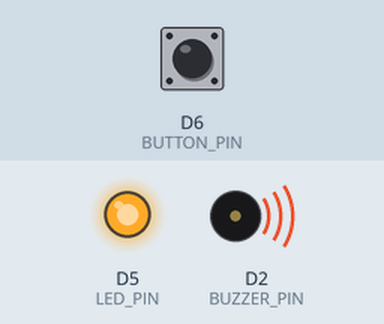
Bench run of a sketch on a simulated ESP8266 (NodeMCU). Shown: output pins drawn as LEDs (lit = HIGH), buzzer (waves = sounding). Inputs (shaded band) come from the test bench; at power-on: D6 (BUTTON_PIN) HIGH.

Above: at 1.2 s.
1.3 s: D6 (BUTTON_PIN) pulled LOW for 0.15 s
At 1.37 s:
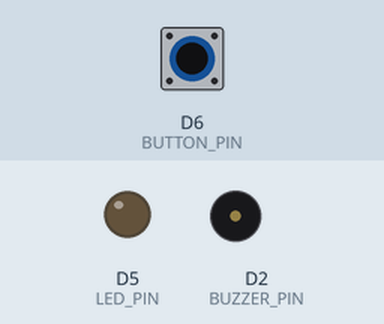
2.9 s: D6 (BUTTON_PIN) pulled LOW for 3.2 s
At 7.3 s:
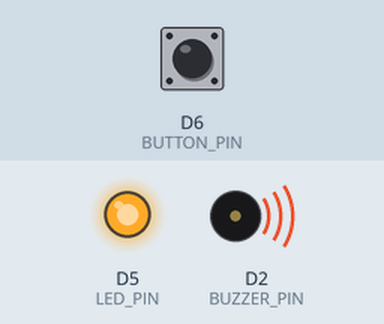
Timing chart, 0 to 8.8 s (numbered marks = the images above; inputs shaded):
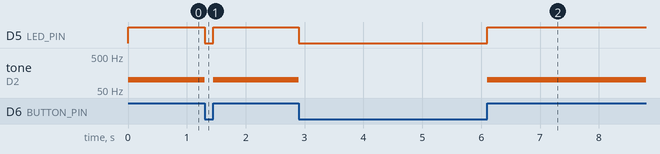

The sketch:

Project1.ino
```cpp
// Define pins
const int BUZZER_PIN = D2;
const int LED_PIN = D5;
const int BUTTON_PIN = D6;

// Define variables
int buttonState = 0;

void setup() {
  // Initialize pins
  pinMode(BUZZER_PIN, OUTPUT);
  pinMode(LED_PIN, OUTPUT);
  pinMode(BUTTON_PIN, INPUT_PULLUP);
}

void loop() {
  // Check button state
  buttonState = digitalRead(BUTTON_PIN);

  // If button is pressed, turn on LED and buzzer
  if (buttonState == HIGH) {
    digitalWrite(LED_PIN, HIGH);
    tone(BUZZER_PIN, 100);
  } else {
    digitalWrite(LED_PIN, LOW);
    noTone(BUZZER_PIN);
  }
}
```

Measured:
- after the input at 1.3 s, D5 (LED_PIN): HIGH → LOW at once, → HIGH 0.15 s later; tone on D2 (BUZZER_PIN): 100 Hz → silent at once, → 100 Hz 0.15 s later
- after the input at 2.9 s, D5 (LED_PIN): HIGH → LOW at once, → HIGH 3.2 s later; tone on D2 (BUZZER_PIN): 100 Hz → silent at once, → 100 Hz 3.2 s later
